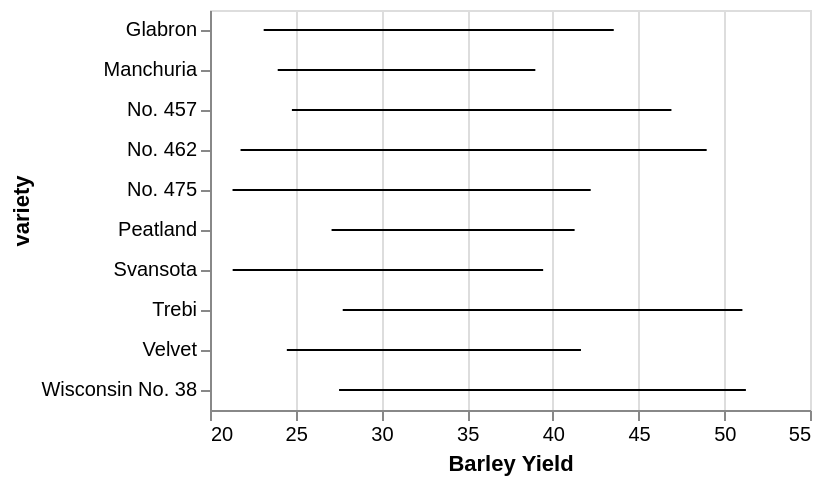

Write a Vega-Lite specification for this figure.
### Vega-Lite specification from a JSON file in a GitHub repository (floating-point values rounded to 4 significant figures)
{"$schema": "https://vega.github.io/schema/vega-lite/v2.json", "data": {"values": [{"lower_yield": 23.13, "upper_yield": 43.55, "variety": "Glabron"}, {"lower_yield": 23.95, "upper_yield": 38.98, "variety": "Manchuria"}, {"lower_yield": 24.78, "upper_yield": 46.92, "variety": "No. 457"}, {"lower_yield": 21.78, "upper_yield": 48.97, "variety": "No. 462"}, {"lower_yield": 21.31, "upper_yield": 42.21, "variety": "No. 475"}, {"lower_yield": 27.09, "upper_yield": 41.27, "variety": "Peatland"}, {"lower_yield": 21.32, "upper_yield": 39.43, "variety": "Svansota"}, {"lower_yield": 27.74, "upper_yield": 51.06, "variety": "Trebi"}, {"lower_yield": 24.48, "upper_yield": 41.64, "variety": "Velvet"}, {"lower_yield": 27.53, "upper_yield": 51.26, "variety": "Wisconsin No. 38"}]}, "layer": [{"mark": "errorbar", "encoding": {"x": {"field": "upper_yield", "type": "quantitative", "scale": {"zero": false}, "title": "Barley Yield"}, "x2": {"field": "lower_yield", "type": "quantitative"}, "y": {"field": "variety", "type": "ordinal"}}}]}
